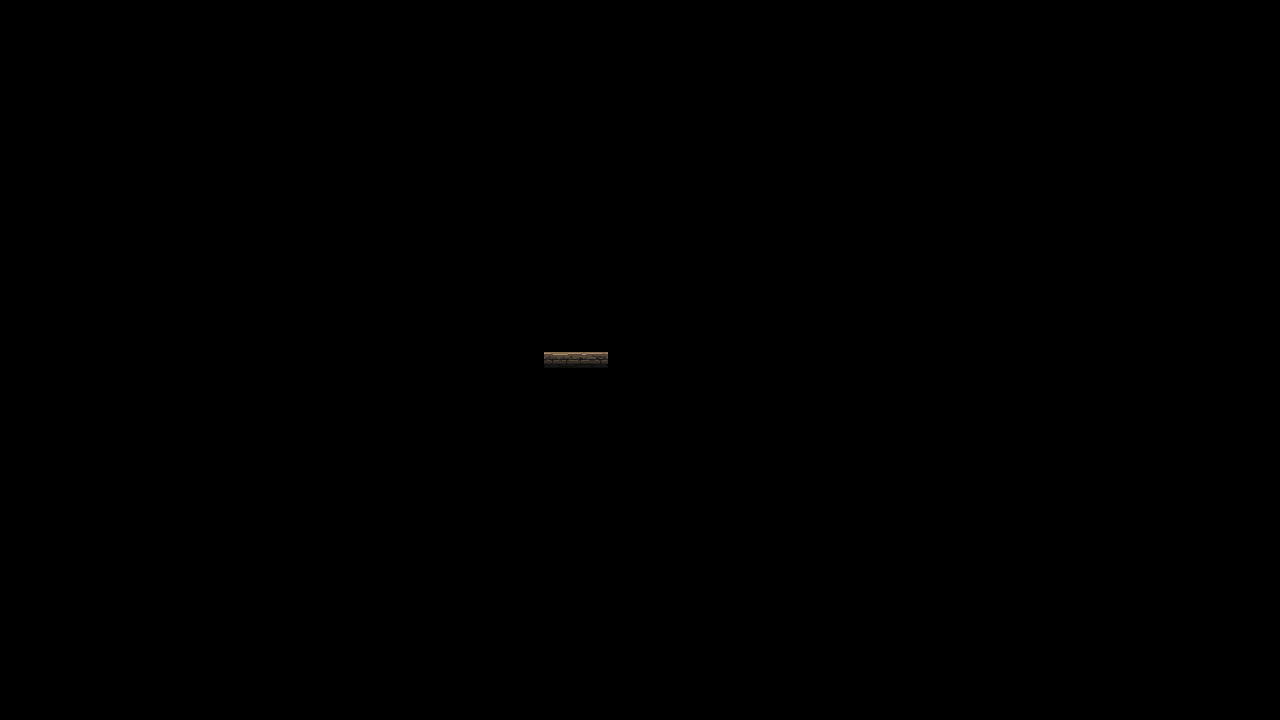

This is a level from a 2D game, rendered from its Tiled map with the project's own tilesets. A one-line summary and the complete map file follow:
An orthogonal 80x45 tile map with 16x16 px tiles, 1 tile layer (圖塊層 1).

<map version="1.4" tiledversion="1.4.3" orientation="orthogonal" renderorder="right-down" width="80" height="45" tilewidth="16" tileheight="16" infinite="0" nextlayerid="2" nextobjectid="1">
 <tileset firstgid="1" name="mainlevbuild_A" tilewidth="16" tileheight="16" tilecount="4096" columns="64">
  <image source="mainlevbuild_A.png" width="1024" height="1024" />
 </tileset>
 <layer id="1" name="圖塊層 1" width="80" height="45">
  <data encoding="csv">
0,0,0,0,0,0,0,0,0,0,0,0,0,0,0,0,0,0,0,0,0,0,0,0,0,0,0,0,0,0,0,0,0,0,0,0,0,0,0,0,0,0,0,0,0,0,0,0,0,0,0,0,0,0,0,0,0,0,0,0,0,0,0,0,0,0,0,0,0,0,0,0,0,0,0,0,0,0,0,0,
0,0,0,0,0,0,0,0,0,0,0,0,0,0,0,0,0,0,0,0,0,0,0,0,0,0,0,0,0,0,0,0,0,0,0,0,0,0,0,0,0,0,0,0,0,0,0,0,0,0,0,0,0,0,0,0,0,0,0,0,0,0,0,0,0,0,0,0,0,0,0,0,0,0,0,0,0,0,0,0,
0,0,0,0,0,0,0,0,0,0,0,0,0,0,0,0,0,0,0,0,0,0,0,0,0,0,0,0,0,0,0,0,0,0,0,0,0,0,0,0,0,0,0,0,0,0,0,0,0,0,0,0,0,0,0,0,0,0,0,0,0,0,0,0,0,0,0,0,0,0,0,0,0,0,0,0,0,0,0,0,
0,0,0,0,0,0,0,0,0,0,0,0,0,0,0,0,0,0,0,0,0,0,0,0,0,0,0,0,0,0,0,0,0,0,0,0,0,0,0,0,0,0,0,0,0,0,0,0,0,0,0,0,0,0,0,0,0,0,0,0,0,0,0,0,0,0,0,0,0,0,0,0,0,0,0,0,0,0,0,0,
0,0,0,0,0,0,0,0,0,0,0,0,0,0,0,0,0,0,0,0,0,0,0,0,0,0,0,0,0,0,0,0,0,0,0,0,0,0,0,0,0,0,0,0,0,0,0,0,0,0,0,0,0,0,0,0,0,0,0,0,0,0,0,0,0,0,0,0,0,0,0,0,0,0,0,0,0,0,0,0,
0,0,0,0,0,0,0,0,0,0,0,0,0,0,0,0,0,0,0,0,0,0,0,0,0,0,0,0,0,0,0,0,0,0,0,0,0,0,0,0,0,0,0,0,0,0,0,0,0,0,0,0,0,0,0,0,0,0,0,0,0,0,0,0,0,0,0,0,0,0,0,0,0,0,0,0,0,0,0,0,
0,0,0,0,0,0,0,0,0,0,0,0,0,0,0,0,0,0,0,0,0,0,0,0,0,0,0,0,0,0,0,0,0,0,0,0,0,0,0,0,0,0,0,0,0,0,0,0,0,0,0,0,0,0,0,0,0,0,0,0,0,0,0,0,0,0,0,0,0,0,0,0,0,0,0,0,0,0,0,0,
0,0,0,0,0,0,0,0,0,0,0,0,0,0,0,0,0,0,0,0,0,0,0,0,0,0,0,0,0,0,0,0,0,0,0,0,0,0,0,0,0,0,0,0,0,0,0,0,0,0,0,0,0,0,0,0,0,0,0,0,0,0,0,0,0,0,0,0,0,0,0,0,0,0,0,0,0,0,0,0,
0,0,0,0,0,0,0,0,0,0,0,0,0,0,0,0,0,0,0,0,0,0,0,0,0,0,0,0,0,0,0,0,0,0,0,0,0,0,0,0,0,0,0,0,0,0,0,0,0,0,0,0,0,0,0,0,0,0,0,0,0,0,0,0,0,0,0,0,0,0,0,0,0,0,0,0,0,0,0,0,
0,0,0,0,0,0,0,0,0,0,0,0,0,0,0,0,0,0,0,0,0,0,0,0,0,0,0,0,0,0,0,0,0,0,0,0,0,0,0,0,0,0,0,0,0,0,0,0,0,0,0,0,0,0,0,0,0,0,0,0,0,0,0,0,0,0,0,0,0,0,0,0,0,0,0,0,0,0,0,0,
0,0,0,0,0,0,0,0,0,0,0,0,0,0,0,0,0,0,0,0,0,0,0,0,0,0,0,0,0,0,0,0,0,0,0,0,0,0,0,0,0,0,0,0,0,0,0,0,0,0,0,0,0,0,0,0,0,0,0,0,0,0,0,0,0,0,0,0,0,0,0,0,0,0,0,0,0,0,0,0,
0,0,0,0,0,0,0,0,0,0,0,0,0,0,0,0,0,0,0,0,0,0,0,0,0,0,0,0,0,0,0,0,0,0,0,0,0,0,0,0,0,0,0,0,0,0,0,0,0,0,0,0,0,0,0,0,0,0,0,0,0,0,0,0,0,0,0,0,0,0,0,0,0,0,0,0,0,0,0,0,
0,0,0,0,0,0,0,0,0,0,0,0,0,0,0,0,0,0,0,0,0,0,0,0,0,0,0,0,0,0,0,0,0,0,0,0,0,0,0,0,0,0,0,0,0,0,0,0,0,0,0,0,0,0,0,0,0,0,0,0,0,0,0,0,0,0,0,0,0,0,0,0,0,0,0,0,0,0,0,0,
0,0,0,0,0,0,0,0,0,0,0,0,0,0,0,0,0,0,0,0,0,0,0,0,0,0,0,0,0,0,0,0,0,0,0,0,0,0,0,0,0,0,0,0,0,0,0,0,0,0,0,0,0,0,0,0,0,0,0,0,0,0,0,0,0,0,0,0,0,0,0,0,0,0,0,0,0,0,0,0,
0,0,0,0,0,0,0,0,0,0,0,0,0,0,0,0,0,0,0,0,0,0,0,0,0,0,0,0,0,0,0,0,0,0,0,0,0,0,0,0,0,0,0,0,0,0,0,0,0,0,0,0,0,0,0,0,0,0,0,0,0,0,0,0,0,0,0,0,0,0,0,0,0,0,0,0,0,0,0,0,
0,0,0,0,0,0,0,0,0,0,0,0,0,0,0,0,0,0,0,0,0,0,0,0,0,0,0,0,0,0,0,0,0,0,0,0,0,0,0,0,0,0,0,0,0,0,0,0,0,0,0,0,0,0,0,0,0,0,0,0,0,0,0,0,0,0,0,0,0,0,0,0,0,0,0,0,0,0,0,0,
0,0,0,0,0,0,0,0,0,0,0,0,0,0,0,0,0,0,0,0,0,0,0,0,0,0,0,0,0,0,0,0,0,0,0,0,0,0,0,0,0,0,0,0,0,0,0,0,0,0,0,0,0,0,0,0,0,0,0,0,0,0,0,0,0,0,0,0,0,0,0,0,0,0,0,0,0,0,0,0,
0,0,0,0,0,0,0,0,0,0,0,0,0,0,0,0,0,0,0,0,0,0,0,0,0,0,0,0,0,0,0,0,0,0,0,0,0,0,0,0,0,0,0,0,0,0,0,0,0,0,0,0,0,0,0,0,0,0,0,0,0,0,0,0,0,0,0,0,0,0,0,0,0,0,0,0,0,0,0,0,
0,0,0,0,0,0,0,0,0,0,0,0,0,0,0,0,0,0,0,0,0,0,0,0,0,0,0,0,0,0,0,0,0,0,0,0,0,0,0,0,0,0,0,0,0,0,0,0,0,0,0,0,0,0,0,0,0,0,0,0,0,0,0,0,0,0,0,0,0,0,0,0,0,0,0,0,0,0,0,0,
0,0,0,0,0,0,0,0,0,0,0,0,0,0,0,0,0,0,0,0,0,0,0,0,0,0,0,0,0,0,0,0,0,0,0,0,0,0,0,0,0,0,0,0,0,0,0,0,0,0,0,0,0,0,0,0,0,0,0,0,0,0,0,0,0,0,0,0,0,0,0,0,0,0,0,0,0,0,0,0,
0,0,0,0,0,0,0,0,0,0,0,0,0,0,0,0,0,0,0,0,0,0,0,0,0,0,0,0,0,0,0,0,0,0,0,0,0,0,0,0,0,0,0,0,0,0,0,0,0,0,0,0,0,0,0,0,0,0,0,0,0,0,0,0,0,0,0,0,0,0,0,0,0,0,0,0,0,0,0,0,
0,0,0,0,0,0,0,0,0,0,0,0,0,0,0,0,0,0,0,0,0,0,0,0,0,0,0,0,0,0,0,0,0,0,0,0,0,0,0,0,0,0,0,0,0,0,0,0,0,0,0,0,0,0,0,0,0,0,0,0,0,0,0,0,0,0,0,0,0,0,0,0,0,0,0,0,0,0,0,0,
0,0,0,0,0,0,0,0,0,0,0,0,0,0,0,0,0,0,0,0,0,0,0,0,0,0,0,0,0,0,0,0,0,0,211,212,213,214,0,0,0,0,0,0,0,0,0,0,0,0,0,0,0,0,0,0,0,0,0,0,0,0,0,0,0,0,0,0,0,0,0,0,0,0,0,0,0,0,0,0,
0,0,0,0,0,0,0,0,0,0,0,0,0,0,0,0,0,0,0,0,0,0,0,0,0,0,0,0,0,0,0,0,0,0,0,0,0,0,0,0,0,0,0,0,0,0,0,0,0,0,0,0,0,0,0,0,0,0,0,0,0,0,0,0,0,0,0,0,0,0,0,0,0,0,0,0,0,0,0,0,
0,0,0,0,0,0,0,0,0,0,0,0,0,0,0,0,0,0,0,0,0,0,0,0,0,0,0,0,0,0,0,0,0,0,0,0,0,0,0,0,0,0,0,0,0,0,0,0,0,0,0,0,0,0,0,0,0,0,0,0,0,0,0,0,0,0,0,0,0,0,0,0,0,0,0,0,0,0,0,0,
0,0,0,0,0,0,0,0,0,0,0,0,0,0,0,0,0,0,0,0,0,0,0,0,0,0,0,0,0,0,0,0,0,0,0,0,0,0,0,0,0,0,0,0,0,0,0,0,0,0,0,0,0,0,0,0,0,0,0,0,0,0,0,0,0,0,0,0,0,0,0,0,0,0,0,0,0,0,0,0,
0,0,0,0,0,0,0,0,0,0,0,0,0,0,0,0,0,0,0,0,0,0,0,0,0,0,0,0,0,0,0,0,0,0,0,0,0,0,0,0,0,0,0,0,0,0,0,0,0,0,0,0,0,0,0,0,0,0,0,0,0,0,0,0,0,0,0,0,0,0,0,0,0,0,0,0,0,0,0,0,
0,0,0,0,0,0,0,0,0,0,0,0,0,0,0,0,0,0,0,0,0,0,0,0,0,0,0,0,0,0,0,0,0,0,0,0,0,0,0,0,0,0,0,0,0,0,0,0,0,0,0,0,0,0,0,0,0,0,0,0,0,0,0,0,0,0,0,0,0,0,0,0,0,0,0,0,0,0,0,0,
0,0,0,0,0,0,0,0,0,0,0,0,0,0,0,0,0,0,0,0,0,0,0,0,0,0,0,0,0,0,0,0,0,0,0,0,0,0,0,0,0,0,0,0,0,0,0,0,0,0,0,0,0,0,0,0,0,0,0,0,0,0,0,0,0,0,0,0,0,0,0,0,0,0,0,0,0,0,0,0,
0,0,0,0,0,0,0,0,0,0,0,0,0,0,0,0,0,0,0,0,0,0,0,0,0,0,0,0,0,0,0,0,0,0,0,0,0,0,0,0,0,0,0,0,0,0,0,0,0,0,0,0,0,0,0,0,0,0,0,0,0,0,0,0,0,0,0,0,0,0,0,0,0,0,0,0,0,0,0,0,
0,0,0,0,0,0,0,0,0,0,0,0,0,0,0,0,0,0,0,0,0,0,0,0,0,0,0,0,0,0,0,0,0,0,0,0,0,0,0,0,0,0,0,0,0,0,0,0,0,0,0,0,0,0,0,0,0,0,0,0,0,0,0,0,0,0,0,0,0,0,0,0,0,0,0,0,0,0,0,0,
0,0,0,0,0,0,0,0,0,0,0,0,0,0,0,0,0,0,0,0,0,0,0,0,0,0,0,0,0,0,0,0,0,0,0,0,0,0,0,0,0,0,0,0,0,0,0,0,0,0,0,0,0,0,0,0,0,0,0,0,0,0,0,0,0,0,0,0,0,0,0,0,0,0,0,0,0,0,0,0,
0,0,0,0,0,0,0,0,0,0,0,0,0,0,0,0,0,0,0,0,0,0,0,0,0,0,0,0,0,0,0,0,0,0,0,0,0,0,0,0,0,0,0,0,0,0,0,0,0,0,0,0,0,0,0,0,0,0,0,0,0,0,0,0,0,0,0,0,0,0,0,0,0,0,0,0,0,0,0,0,
0,0,0,0,0,0,0,0,0,0,0,0,0,0,0,0,0,0,0,0,0,0,0,0,0,0,0,0,0,0,0,0,0,0,0,0,0,0,0,0,0,0,0,0,0,0,0,0,0,0,0,0,0,0,0,0,0,0,0,0,0,0,0,0,0,0,0,0,0,0,0,0,0,0,0,0,0,0,0,0,
0,0,0,0,0,0,0,0,0,0,0,0,0,0,0,0,0,0,0,0,0,0,0,0,0,0,0,0,0,0,0,0,0,0,0,0,0,0,0,0,0,0,0,0,0,0,0,0,0,0,0,0,0,0,0,0,0,0,0,0,0,0,0,0,0,0,0,0,0,0,0,0,0,0,0,0,0,0,0,0,
0,0,0,0,0,0,0,0,0,0,0,0,0,0,0,0,0,0,0,0,0,0,0,0,0,0,0,0,0,0,0,0,0,0,0,0,0,0,0,0,0,0,0,0,0,0,0,0,0,0,0,0,0,0,0,0,0,0,0,0,0,0,0,0,0,0,0,0,0,0,0,0,0,0,0,0,0,0,0,0,
0,0,0,0,0,0,0,0,0,0,0,0,0,0,0,0,0,0,0,0,0,0,0,0,0,0,0,0,0,0,0,0,0,0,0,0,0,0,0,0,0,0,0,0,0,0,0,0,0,0,0,0,0,0,0,0,0,0,0,0,0,0,0,0,0,0,0,0,0,0,0,0,0,0,0,0,0,0,0,0,
0,0,0,0,0,0,0,0,0,0,0,0,0,0,0,0,0,0,0,0,0,0,0,0,0,0,0,0,0,0,0,0,0,0,0,0,0,0,0,0,0,0,0,0,0,0,0,0,0,0,0,0,0,0,0,0,0,0,0,0,0,0,0,0,0,0,0,0,0,0,0,0,0,0,0,0,0,0,0,0,
0,0,0,0,0,0,0,0,0,0,0,0,0,0,0,0,0,0,0,0,0,0,0,0,0,0,0,0,0,0,0,0,0,0,0,0,0,0,0,0,0,0,0,0,0,0,0,0,0,0,0,0,0,0,0,0,0,0,0,0,0,0,0,0,0,0,0,0,0,0,0,0,0,0,0,0,0,0,0,0,
0,0,0,0,0,0,0,0,0,0,0,0,0,0,0,0,0,0,0,0,0,0,0,0,0,0,0,0,0,0,0,0,0,0,0,0,0,0,0,0,0,0,0,0,0,0,0,0,0,0,0,0,0,0,0,0,0,0,0,0,0,0,0,0,0,0,0,0,0,0,0,0,0,0,0,0,0,0,0,0,
0,0,0,0,0,0,0,0,0,0,0,0,0,0,0,0,0,0,0,0,0,0,0,0,0,0,0,0,0,0,0,0,0,0,0,0,0,0,0,0,0,0,0,0,0,0,0,0,0,0,0,0,0,0,0,0,0,0,0,0,0,0,0,0,0,0,0,0,0,0,0,0,0,0,0,0,0,0,0,0,
0,0,0,0,0,0,0,0,0,0,0,0,0,0,0,0,0,0,0,0,0,0,0,0,0,0,0,0,0,0,0,0,0,0,0,0,0,0,0,0,0,0,0,0,0,0,0,0,0,0,0,0,0,0,0,0,0,0,0,0,0,0,0,0,0,0,0,0,0,0,0,0,0,0,0,0,0,0,0,0,
0,0,0,0,0,0,0,0,0,0,0,0,0,0,0,0,0,0,0,0,0,0,0,0,0,0,0,0,0,0,0,0,0,0,0,0,0,0,0,0,0,0,0,0,0,0,0,0,0,0,0,0,0,0,0,0,0,0,0,0,0,0,0,0,0,0,0,0,0,0,0,0,0,0,0,0,0,0,0,0,
0,0,0,0,0,0,0,0,0,0,0,0,0,0,0,0,0,0,0,0,0,0,0,0,0,0,0,0,0,0,0,0,0,0,0,0,0,0,0,0,0,0,0,0,0,0,0,0,0,0,0,0,0,0,0,0,0,0,0,0,0,0,0,0,0,0,0,0,0,0,0,0,0,0,0,0,0,0,0,0,
0,0,0,0,0,0,0,0,0,0,0,0,0,0,0,0,0,0,0,0,0,0,0,0,0,0,0,0,0,0,0,0,0,0,0,0,0,0,0,0,0,0,0,0,0,0,0,0,0,0,0,0,0,0,0,0,0,0,0,0,0,0,0,0,0,0,0,0,0,0,0,0,0,0,0,0,0,0,0,0
</data>
 </layer>
</map>
